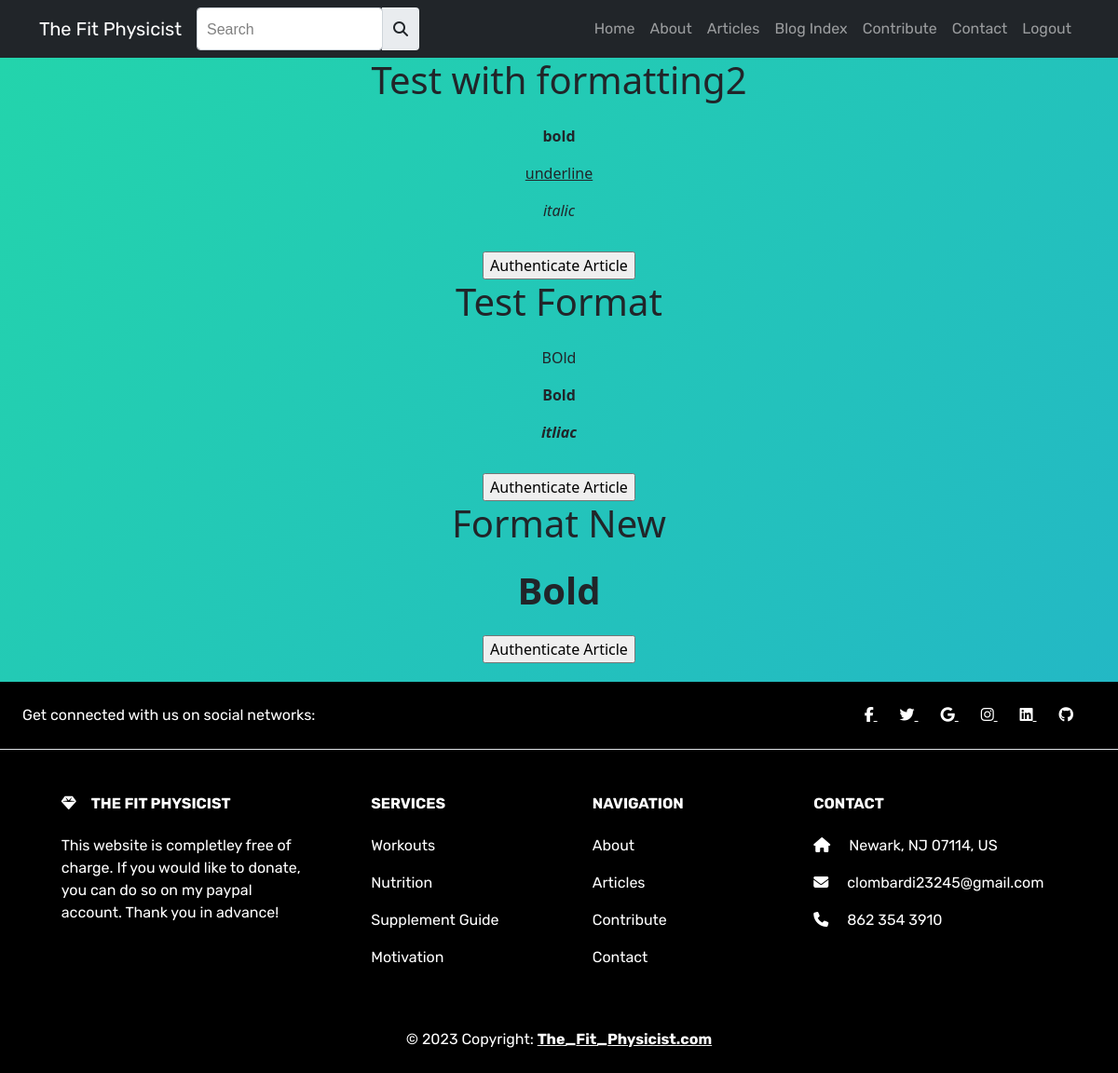
The page /articles (signed in) on the database as committed earlier.
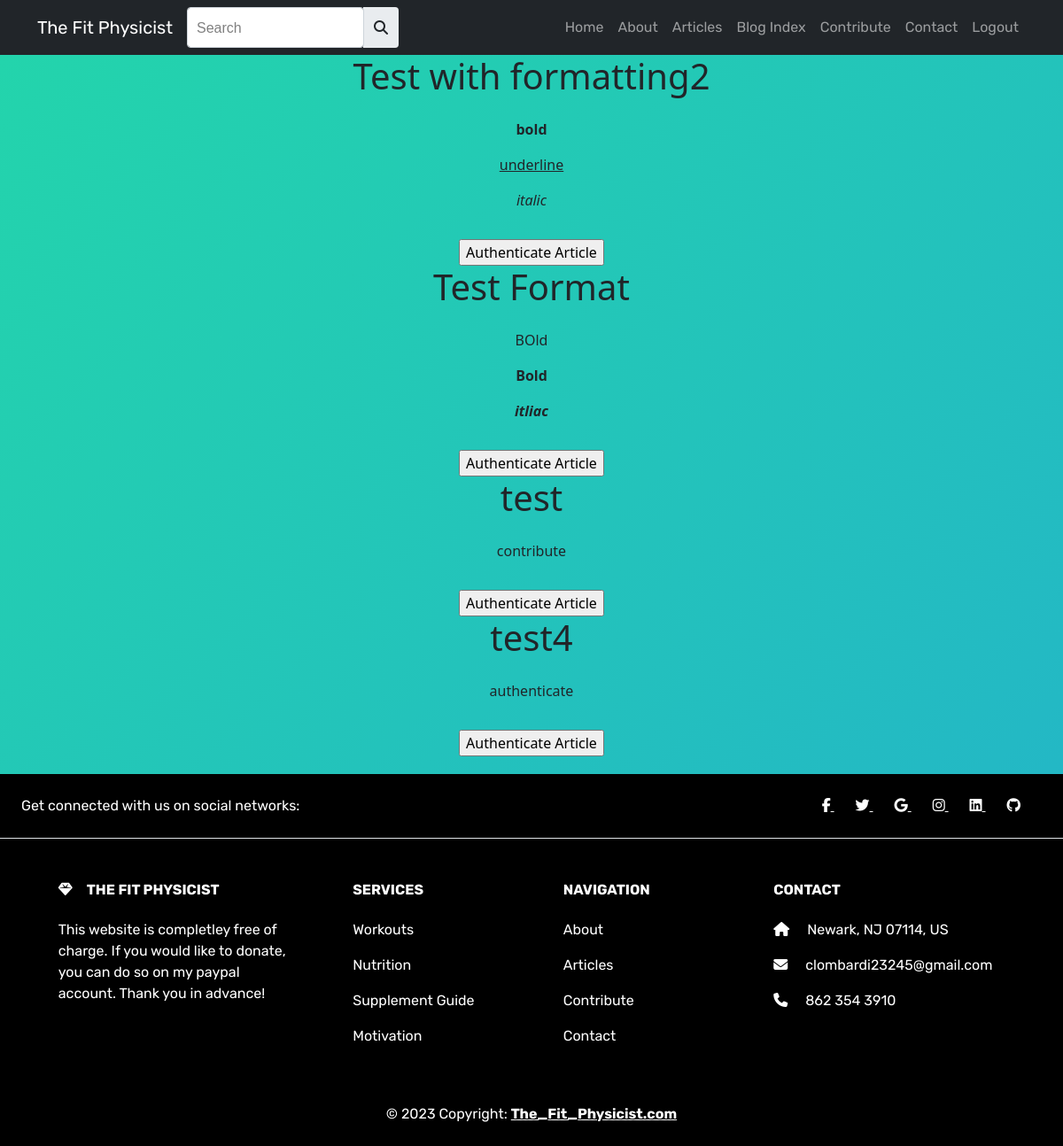
The same page on the database as committed later.
### app.py (models this page shows, shortened)
class Article(db.Model):
    __tablename__ = "articles"
    id = db.Column(db.Integer, primary_key=True)
    title = db.Column(db.String(80), nullable=False)
    content = db.Column(db.String, nullable=False)
    created_on = db.Column(db.DateTime, default=datetime.now())
    user_id = db.Column(db.Integer, db.ForeignKey("users.id"), nullable=False)
    author = db.Column(db.String, nullable=False)
    image = db.Column(db.String)
    is_authenticated = db.Column(db.Boolean, default=False)
    user = db.relationship("User", backref=db.backref("articles", lazy=True))
    comments = db.relationship("Comment", back_populates="article")

### app.py (the view)
@app.route('/articles', methods=['GET', 'POST'])
@login_required
def view_article():
    articles = Article.query.all()
    not_authenticated = [article for article in articles if not article.is_authenticated]
    if current_user.username != 'Chrisl2324':
        flash('You are not authorized to view this article.', 'error')
        return redirect(url_for('home'))
    return render_template('view_article.html', not_authenticated=not_authenticated)

### app.py (called while the page is built)
@login_manager.user_loader
def load_user(user_id):
    return User.query.get(int(user_id))

### templates/view_article.html (shortened to what this page needs)
{% extends 'base.html' %}
{% block content %}
{% for article in not_authenticated %}
  <h1>{{ article.title }}</h1>
  <p>{{ article.content | safe }}</p>
  <form action="{{ url_for('authenticate_article') }}" method="POST">
    <input type="submit" value="Authenticate Article">
  </form>
{% endfor %}
{% endblock %}

Rows that differ between the two databases and show on the page:
removed Article: title "Format New", content "Bold"
now on this page (row edited): Article: title "test", content "contribute"
added Article: title "test4", content "authenticate"
